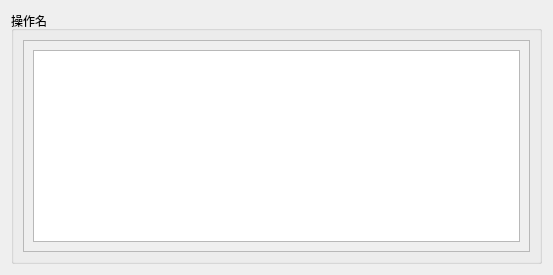
<?xml version="1.0" encoding="UTF-8"?>
<ui version="4.0">
 <class>OptionInput</class>
 <widget class="QWidget" name="OptionInput">
  <property name="geometry">
   <rect>
    <x>0</x>
    <y>0</y>
    <width>553</width>
    <height>264</height>
   </rect>
  </property>
  <property name="sizePolicy">
   <sizepolicy hsizetype="Preferred" vsizetype="Minimum">
    <horstretch>0</horstretch>
    <verstretch>0</verstretch>
   </sizepolicy>
  </property>
  <property name="maximumSize">
   <size>
    <width>16777215</width>
    <height>400</height>
   </size>
  </property>
  <property name="windowTitle">
   <string>Form</string>
  </property>
  <layout class="QHBoxLayout" name="horizontalLayout">
   <item>
    <layout class="QHBoxLayout" name="horizontalLayout_2">
     <item>
      <widget class="QGroupBox" name="option_box">
       <property name="sizePolicy">
        <sizepolicy hsizetype="Preferred" vsizetype="Minimum">
         <horstretch>0</horstretch>
         <verstretch>0</verstretch>
        </sizepolicy>
       </property>
       <property name="styleSheet">
        <string notr="true">font: 14pt &quot;黑体&quot;;</string>
       </property>
       <property name="title">
        <string>操作名</string>
       </property>
       <layout class="QVBoxLayout" name="verticalLayout">
        <item>
         <widget class="QScrollArea" name="scrollArea">
          <property name="sizePolicy">
           <sizepolicy hsizetype="Preferred" vsizetype="Minimum">
            <horstretch>0</horstretch>
            <verstretch>0</verstretch>
           </sizepolicy>
          </property>
          <property name="widgetResizable">
           <bool>true</bool>
          </property>
          <widget class="QWidget" name="scrollAreaWidgetContents">
           <property name="geometry">
            <rect>
             <x>0</x>
             <y>0</y>
             <width>494</width>
             <height>210</height>
            </rect>
           </property>
           <layout class="QVBoxLayout" name="verticalLayout_2">
            <item>
             <widget class="QTextEdit" name="option_edit">
              <property name="sizePolicy">
               <sizepolicy hsizetype="Preferred" vsizetype="Minimum">
                <horstretch>0</horstretch>
                <verstretch>0</verstretch>
               </sizepolicy>
              </property>
              <property name="styleSheet">
               <string notr="true">font: 14pt &quot;黑体&quot;;</string>
              </property>
             </widget>
            </item>
           </layout>
          </widget>
         </widget>
        </item>
       </layout>
      </widget>
     </item>
    </layout>
   </item>
  </layout>
 </widget>
 <resources/>
 <connections/>
</ui>
